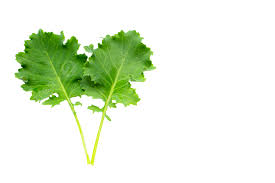
#> input picture daun.jpeg, 275 x 183 px
$ python latihan2.py
#> lines starting #> are read from the running program, lines starting #| are printed output that depends on the picture; after the words box and inside, x2 and y2 are one past the last pixel; in counts of white or black regions, pixels touching at a corner belong together
import cv2 as cv
from matplotlib import pyplot as plt

img= cv.imread('daun.jpeg',0)
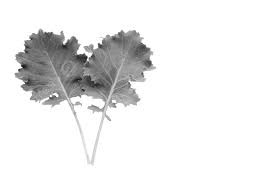
#> img: shape (183, 275); min 16, max 255, mean 234.6
edges= cv.Canny(img,100,200)
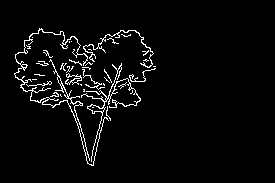
#> edges: shape (183, 275); 3.8% white in thin lines or dots, all inside (x1, y1, x2, y2) = (14, 28, 156, 166)
plt.subplot(121),plt.imshow(img,cmap='gray')
plt.title('original immage'), plt.xticks([]),plt.yticks([])
plt.subplot(122),plt.imshow(edges,cmap='gray')
plt.title('edges image'), plt.xticks([]),plt.yticks([])
plt.show()
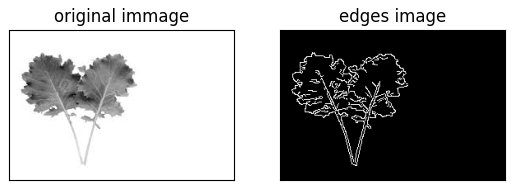
#> figure drawn by matplotlib, 2 panels

cv.imshow('original',img)
cv.imshow('Canny', edges)
cv.waitKey(0)
cv.destroyAllWindows()

$ run again, with Gambar lat1.png saved as daun.jpeg
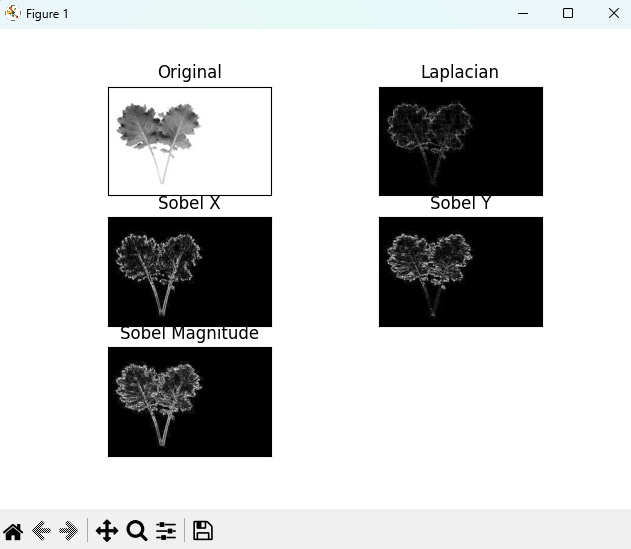
#> input picture Gambar lat1.png, 631 x 549 px
#> `edges= cv.Canny(img,100,200)`:
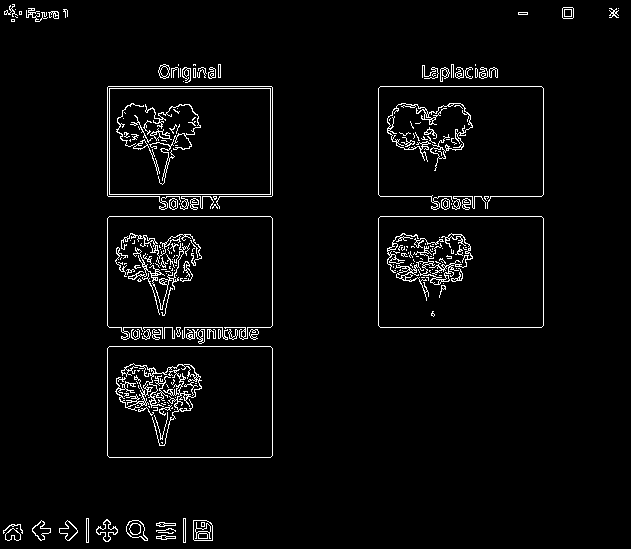
#> edges: shape (549, 631); 3.5% white in thin lines or dots
#> `plt.show()`:
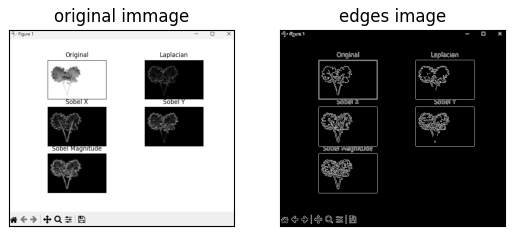
#> figure drawn by matplotlib, 2 panels

$ run again, with Gambar lat2.png saved as daun.jpeg
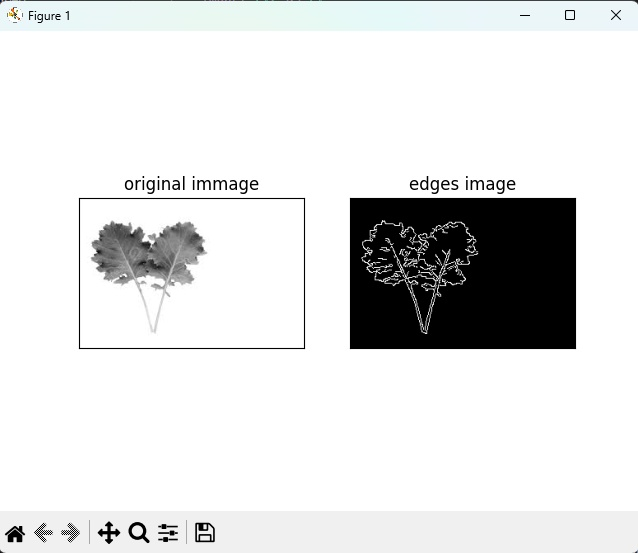
#> input picture Gambar lat2.png, 638 x 553 px
#> `edges= cv.Canny(img,100,200)`:
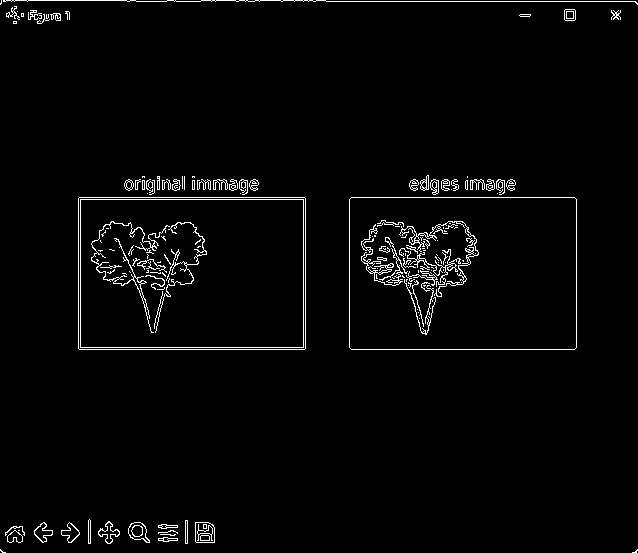
#> edges: shape (553, 638); 2.5% white in thin lines or dots
#> `plt.show()`:
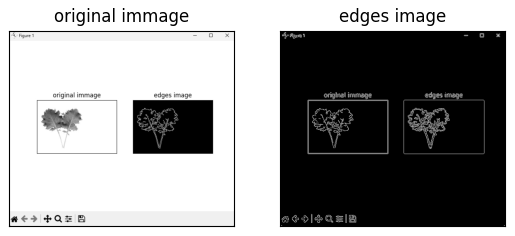
#> figure drawn by matplotlib, 2 panels
